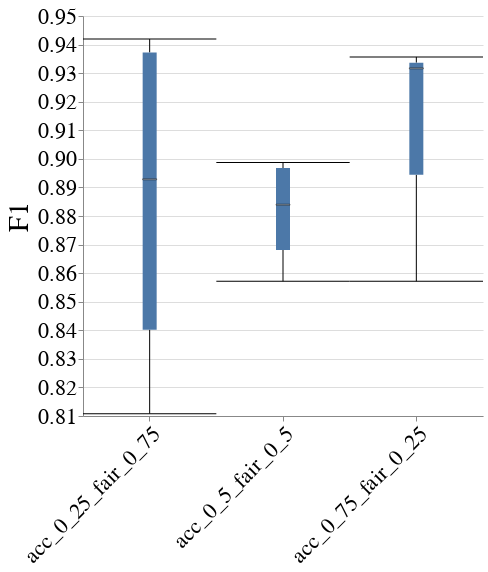

The notebook cell this image was saved under:
### Code cell
create_box_plot_per_dataset_and_case_study(to_plot=best_lp_metrics_per_exp_config_df,
                                           exp_name=EXP_NAME,
                                           dataset_name=DATASET_NAME,
                                           case_study_name=CASE_STUDY_NAME,
                                           metric_name="F1")

### Figure 1 — Vega-Lite specification as saved in the notebook (floating-point values rounded to 4 significant figures)
{"config": {"view": {"continuousWidth": 400, "continuousHeight": 300, "stroke": null}, "axis": {"labelFontSize": 22, "labelFontWeight": "normal", "titleFontSize": 28, "titleFontWeight": "normal"}, "title": {"fontSize": 28}}, "data": {"name": "data-fc6919a667c6b8e445b33b0df2b1fc1f"}, "mark": {"type": "boxplot", "median": {"stroke": "black", "strokeWidth": 0.7}, "ticks": true}, "encoding": {"x": {"axis": {"labelAngle": -45, "labelLimit": 300}, "field": "exp_config_name", "title": null, "type": "nominal"}, "y": {"field": "overall", "scale": {"zero": false}, "title": "F1", "type": "quantitative"}}, "height": 400, "width": 400, "$schema": "https://vega.github.io/schema/vega-lite/v4.17.0.json", "datasets": {"data-fc6919a667c6b8e445b33b0df2b1fc1f": [{"exp_config_name": "acc_0_5_fair_0_5", "logical_pipeline_uuid": "Tm9uZSZOT19GQUlSTkVTU19JTlRFUlZFTlRJT04mcmZfY2xm", "physical_pipeline_uuid": "22e719a0-1ae0-43bf-b319-65211c790100", "run_num": 5, "compound_pp_quality": 0.8609, "metric": "F1", "model_name": "rf_clf", "runtime_in_mins": 0.01887, "dataset_name": "diabetes", "logical_pipeline_name": "None&NO_FAIRNESS_INTERVENTION&rf_clf", "null_imputer_name": "None", "fairness_intervention_name": "NO_FAIRNESS_INTERVENTION", "Gender_dis": 0.9189, "Gender_priv": 0.8293, "overall": 0.8718}, {"exp_config_name": "acc_0_5_fair_0_5", "logical_pipeline_uuid": "Tm9uZSZOT19GQUlSTkVTU19JTlRFUlZFTlRJT04mcmZfY2xm", "physical_pipeline_uuid": "b8c67cf7-6181-4e0d-81d5-c024e986950f", "run_num": 1, "compound_pp_quality": 0.7929, "metric": "F1", "model_name": "rf_clf", "runtime_in_mins": 0.01403, "dataset_name": "diabetes", "logical_pipeline_name": "None&NO_FAIRNESS_INTERVENTION&rf_clf", "null_imputer_name": "None", "fairness_intervention_name": "NO_FAIRNESS_INTERVENTION", "Gender_dis": 0.9577, "Gender_priv": 0.7778, "overall": 0.8571}, {"exp_config_name": "acc_0_5_fair_0_5", "logical_pipeline_uuid": "Tm9uZSZOT19GQUlSTkVTU19JTlRFUlZFTlRJT04mcmZfY2xm", "physical_pipeline_uuid": "d5d3a12d-34cd-4aa8-a0a0-3d38bae802a7", "run_num": 3, "compound_pp_quality": 0.8814, "metric": "F1", "model_name": "rf_clf", "runtime_in_mins": 0.01764, "dataset_name": "diabetes", "logical_pipeline_name": "None&NO_FAIRNESS_INTERVENTION&rf_clf", "null_imputer_name": "None", "fairness_intervention_name": "NO_FAIRNESS_INTERVENTION", "Gender_dis": 0.9508, "Gender_priv": 0.8602, "overall": 0.8961}, {"exp_config_name": "acc_0_5_fair_0_5", "logical_pipeline_uuid": "Tm9uZSZOT19GQUlSTkVTU19JTlRFUlZFTlRJT04mcmZfY2xm", "physical_pipeline_uuid": "edac93b4-1f45-477f-86e9-d1d572ff1d8f", "run_num": 2, "compound_pp_quality": 0.9052, "metric": "F1", "model_name": "rf_clf", "runtime_in_mins": 0.008589, "dataset_name": "diabetes", "logical_pipeline_name": "None&NO_FAIRNESS_INTERVENTION&rf_clf", "null_imputer_name": "None", "fairness_intervention_name": "NO_FAIRNESS_INTERVENTION", "Gender_dis": 0.9394, "Gender_priv": 0.8696, "overall": 0.8987}, {"exp_config_name": "acc_0_25_fair_0_75", "logical_pipeline_uuid": "Tm9uZSZOT19GQUlSTkVTU19JTlRFUlZFTlRJT04mcmZfY2xm", "physical_pipeline_uuid": "3ef2f0b7-caa2-4a56-a642-a95570e172b9", "run_num": 1, "compound_pp_quality": 0.939, "metric": "F1", "model_name": "rf_clf", "runtime_in_mins": 0.008397, "dataset_name": "diabetes", "logical_pipeline_name": "None&NO_FAIRNESS_INTERVENTION&rf_clf", "null_imputer_name": "None", "fairness_intervention_name": "NO_FAIRNESS_INTERVENTION", "Gender_dis": 0.9577, "Gender_priv": 0.92, "overall": 0.9357}, {"exp_config_name": "acc_0_25_fair_0_75", "logical_pipeline_uuid": "Tm9uZSZOT19GQUlSTkVTU19JTlRFUlZFTlRJT04mcmZfY2xm", "physical_pipeline_uuid": "4b9dc802-0a13-4335-802a-b1b0b2cd6416", "run_num": 4, "compound_pp_quality": 0.7512, "metric": "F1", "model_name": "rf_clf", "runtime_in_mins": 0.0174, "dataset_name": "diabetes", "logical_pipeline_name": "None&NO_FAIRNESS_INTERVENTION&rf_clf", "null_imputer_name": "None", "fairness_intervention_name": "NO_FAIRNESS_INTERVENTION", "Gender_dis": 0.9254, "Gender_priv": 0.716, "overall": 0.8108}, {"exp_config_name": "acc_0_25_fair_0_75", "logical_pipeline_uuid": "Tm9uZSZOT19GQUlSTkVTU19JTlRFUlZFTlRJT04mcmZfY2xm", "physical_pipeline_uuid": "59388675-7331-4a78-88af-c3e69b93b9b2", "run_num": 2, "compound_pp_quality": 0.8871, "metric": "F1", "model_name": "rf_clf", "runtime_in_mins": 0.01977, "dataset_name": "diabetes", "logical_pipeline_name": "None&NO_FAIRNESS_INTERVENTION&rf_clf", "null_imputer_name": "None", "fairness_intervention_name": "NO_FAIRNESS_INTERVENTION", "Gender_dis": 0.8824, "Gender_priv": 0.8261, "overall": 0.85}, {"exp_config_name": "acc_0_25_fair_0_75", "logical_pipeline_uuid": "Tm9uZSZOT19GQUlSTkVTU19JTlRFUlZFTlRJT04mcmZfY2xm", "physical_pipeline_uuid": "8cd2e0d3-dd8d-401c-b31b-7c5a5f7e7336", "run_num": 5, "compound_pp_quality": 0.9634, "metric": "F1", "model_name": "rf_clf", "runtime_in_mins": 0.0116, "dataset_name": "diabetes", "logical_pipeline_name": "None&NO_FAIRNESS_INTERVENTION&rf_clf", "null_imputer_name": "None", "fairness_intervention_name": "NO_FAIRNESS_INTERVENTION", "Gender_dis": 0.9167, "Gender_priv": 0.9639, "overall": 0.9419}, {"exp_config_name": "acc_0_75_fair_0_25", "logical_pipeline_uuid": "Tm9uZSZOT19GQUlSTkVTU19JTlRFUlZFTlRJT04mcmZfY2xm", "physical_pipeline_uuid": "401e0e72-2846-468b-ae15-ea15b7c77e8d", "run_num": 2, "compound_pp_quality": 0.9222, "metric": "F1", "model_name": "rf_clf", "runtime_in_mins": 0.01409, "dataset_name": "diabetes", "logical_pipeline_name": "None&NO_FAIRNESS_INTERVENTION&rf_clf", "null_imputer_name": "None", "fairness_intervention_name": "NO_FAIRNESS_INTERVENTION", "Gender_dis": 0.9706, "Gender_priv": 0.9032, "overall": 0.9317}, {"exp_config_name": "acc_0_75_fair_0_25", "logical_pipeline_uuid": "Tm9uZSZOT19GQUlSTkVTU19JTlRFUlZFTlRJT04mcmZfY2xm", "physical_pipeline_uuid": "a4c98027-c38e-44e3-95b6-8c583d26a460", "run_num": 1, "compound_pp_quality": 0.9368, "metric": "F1", "model_name": "rf_clf", "runtime_in_mins": 0.007877, "dataset_name": "diabetes", "logical_pipeline_name": "None&NO_FAIRNESS_INTERVENTION&rf_clf", "null_imputer_name": "None", "fairness_intervention_name": "NO_FAIRNESS_INTERVENTION", "Gender_dis": 0.9577, "Gender_priv": 0.92, "overall": 0.9357}, {"exp_config_name": "acc_0_75_fair_0_25", "logical_pipeline_uuid": "Tm9uZSZOT19GQUlSTkVTU19JTlRFUlZFTlRJT04mcmZfY2xm", "physical_pipeline_uuid": "fae422c1-6c48-419b-b328-866dc38abd16", "run_num": 3, "compound_pp_quality": 0.8283, "metric": "F1", "model_name": "rf_clf", "runtime_in_mins": 0.01098, "dataset_name": "diabetes", "logical_pipeline_name": "None&NO_FAIRNESS_INTERVENTION&rf_clf", "null_imputer_name": "None", "fairness_intervention_name": "NO_FAIRNESS_INTERVENTION", "Gender_dis": 0.9508, "Gender_priv": 0.7907, "overall": 0.8571}]}}
